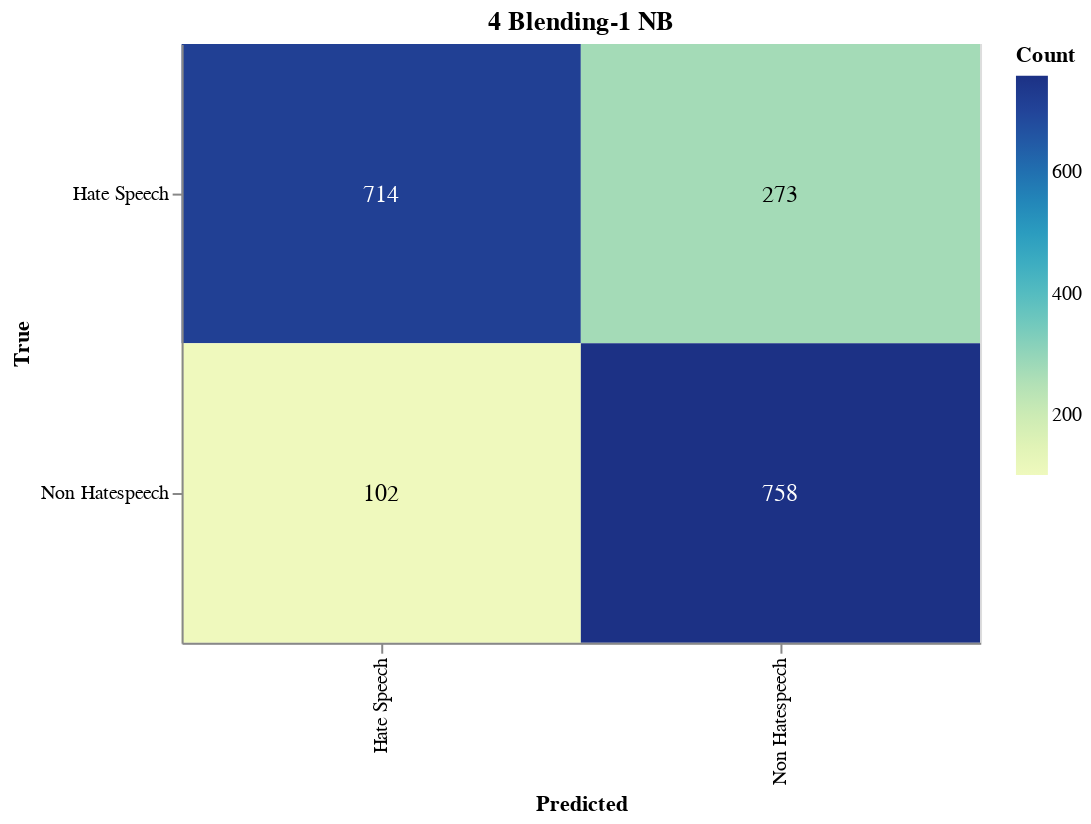

The code cell stored with this chart in its notebook:
### Markdown cell above
#### Save Confusion Matrix

### Code cell
import altair as alt
import pandas as pd
from sklearn.metrics import confusion_matrix

# Calculate the confusion matrix
cm = confusion_matrix(true_labels, adjusted_predictions)

# Define class names
class_names = ['Hate Speech', 'Non Hatespeech']

# Convert confusion matrix to DataFrame
cm_df = pd.DataFrame(cm, index=class_names, columns=class_names).reset_index().melt(id_vars='index')
cm_df.columns = ['True', 'Predicted', 'Count']

# Ensure the order of categories
cm_df['True'] = pd.Categorical(cm_df['True'], categories=class_names, ordered=True)
cm_df['Predicted'] = pd.Categorical(cm_df['Predicted'], categories=class_names, ordered=True)

# Create the Altair plot
heatmap = alt.Chart(cm_df).mark_rect().encode(
    x=alt.X('Predicted:O', sort=class_names),
    y=alt.Y('True:O', sort=class_names),
    color='Count:Q',
    tooltip=['True', 'Predicted', 'Count']
).properties(
    width=400,
    height=300,
    title='4 Blending-1 NB'
)

# Add text labels
text = heatmap.mark_text(
    align='center',
    baseline='middle',
    fontSize=12
).encode(
    text='Count:Q',
    color=alt.condition(
        alt.datum.Count > cm.max() / 2,
        alt.value('white'),
        alt.value('black')
    )
)

# Combine heatmap and text
final_chart = heatmap + text

# Display the plot
final_chart.show()

### Figure 1 — Vega-Lite specification as saved in the notebook (floating-point values rounded to 4 significant figures)
{"config": {"view": {"continuousWidth": 300, "continuousHeight": 300}}, "layer": [{"mark": {"type": "rect"}, "encoding": {"color": {"field": "Count", "type": "quantitative"}, "tooltip": [{"field": "True", "type": "ordinal"}, {"field": "Predicted", "type": "ordinal"}, {"field": "Count", "type": "quantitative"}], "x": {"field": "Predicted", "sort": ["Hate Speech", "Non Hatespeech"], "type": "ordinal"}, "y": {"field": "True", "sort": ["Hate Speech", "Non Hatespeech"], "type": "ordinal"}}, "title": "4 Blending-1 NB"}, {"mark": {"type": "text", "align": "center", "baseline": "middle", "fontSize": 12}, "encoding": {"color": {"condition": {"test": "(datum.Count > 379.0)", "value": "white"}, "value": "black"}, "text": {"field": "Count", "type": "quantitative"}, "tooltip": [{"field": "True", "type": "ordinal"}, {"field": "Predicted", "type": "ordinal"}, {"field": "Count", "type": "quantitative"}], "x": {"field": "Predicted", "sort": ["Hate Speech", "Non Hatespeech"], "type": "ordinal"}, "y": {"field": "True", "sort": ["Hate Speech", "Non Hatespeech"], "type": "ordinal"}}, "title": "4 Blending-1 NB"}], "data": {"name": "data-c2eafbd1ae27c4a00a032edebd2d875a"}, "height": 300, "width": 400, "$schema": "https://vega.github.io/schema/vega-lite/v5.17.0.json", "datasets": {"data-c2eafbd1ae27c4a00a032edebd2d875a": [{"True": "Hate Speech", "Predicted": "Hate Speech", "Count": 714}, {"True": "Non Hatespeech", "Predicted": "Hate Speech", "Count": 102}, {"True": "Hate Speech", "Predicted": "Non Hatespeech", "Count": 273}, {"True": "Non Hatespeech", "Predicted": "Non Hatespeech", "Count": 758}]}}
